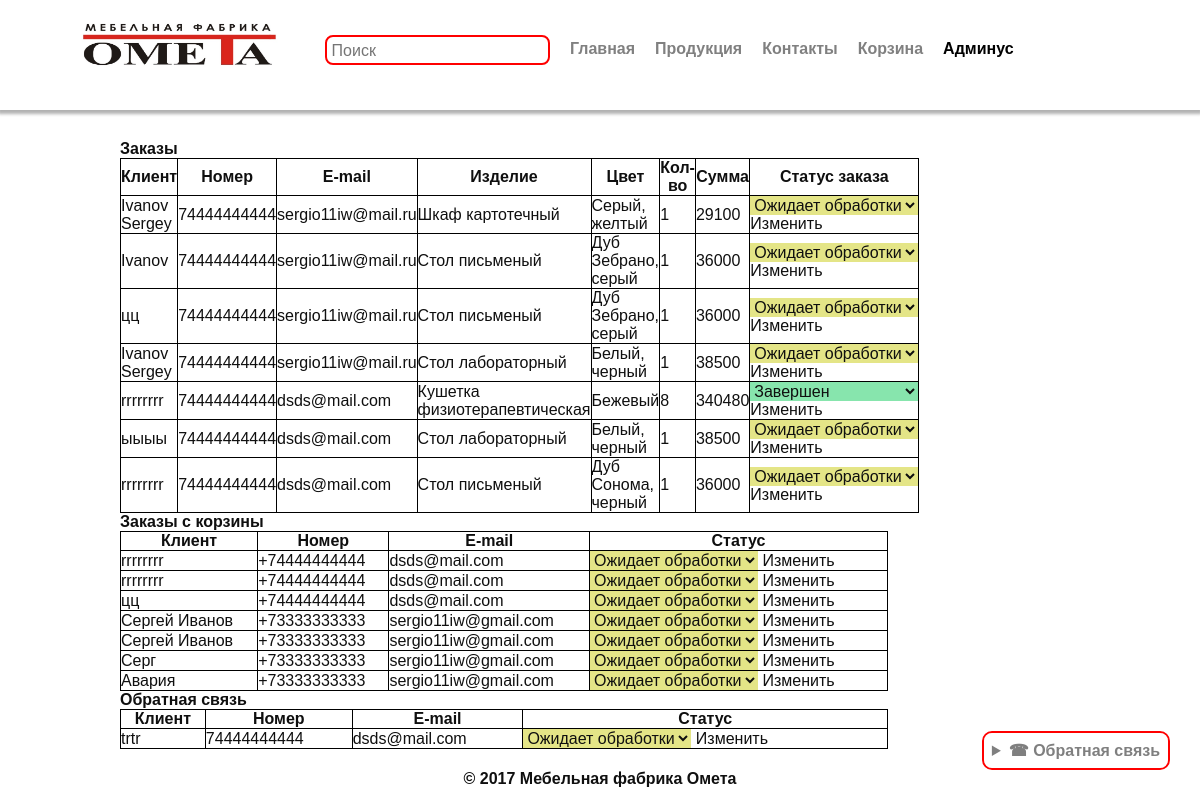
Page /adminus (signed in) on the earlier database version.
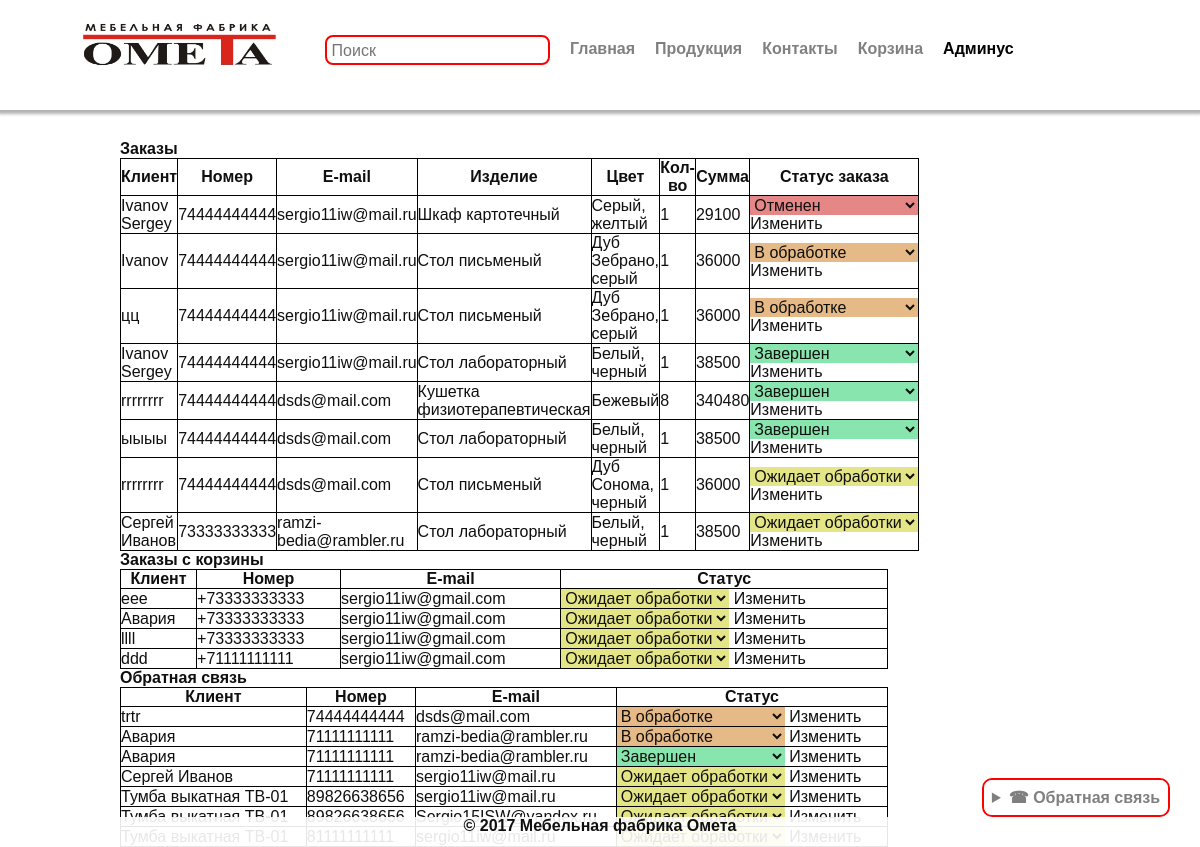
Same page on the later database version.
### core/models.py (models this page shows, shortened)
class ShopUser (models.Model):
    STATUS_CHOICES = [
        ('pending', 'Ожидает обработки'),
        ('processing', 'В обработке'),
        ('completed', 'Завершен'),
        ('canceled', 'Отменен'),
    ]
    name = models.CharField(max_length=100, verbose_name='Имя')
    email = models.EmailField(verbose_name='Почта', blank=True, null=True)
    tel = models.PositiveIntegerField(verbose_name='Телефон')
    product_name = models.CharField(verbose_name='Изделие', max_length=255, null=True, blank=True)
    product_color = models.CharField(verbose_name='Цвет', max_length=255, null=True, blank=True)
    product_count = models.CharField(verbose_name='Кол-во', max_length=255, null=True, blank=True)
    product_total = models.CharField(verbose_name='Сумма', max_length=255, null=True, blank=True)
    status = models.CharField(max_length=20, choices=STATUS_CHOICES, default='pending')
    class Meta:
        verbose_name = 'Заказ'
        verbose_name_plural = 'Заказы'

class Order(models.Model):
    STATUS_CHOICES = [
        ('pending', 'Ожидает обработки'),
        ('processing', 'В обработке'),
        ('completed', 'Завершен'),
        ('canceled', 'Отменен'),
    ]
    name = models.CharField(max_length=255)
    tel = models.CharField(max_length=15)
    email = models.EmailField()
    total_price = models.DecimalField(max_digits=10, decimal_places=2)
    created_at = models.DateTimeField(auto_now_add=True)
    status = models.CharField(max_length=20, choices=STATUS_CHOICES, default='pending')  # Добавлено поле статуса

class User(models.Model):
    STATUS_CHOICES = [
        ('pending', 'Ожидает обработки'),
        ('processing', 'В обработке'),
        ('completed', 'Завершен'),
        ('canceled', 'Отменен'),
    ]
    name = models.CharField(max_length=100, verbose_name='Имя')
    email = models.EmailField(verbose_name='Почта', blank=True, null=True)
    tel = models.PositiveIntegerField(verbose_name='Телефон')
    status = models.CharField(max_length=20, choices=STATUS_CHOICES, default='pending')
    class Meta:
        verbose_name = 'Обратная связь'
        verbose_name_plural = 'Обратная связь'

### core/views.py (the view)
# urls.py: path('adminus', adminus, name='adminus'),
@login_required
def adminus(request):
    shopUser = ShopUser.objects.all()
    user = User.objects.all()
    orders = Order.objects.all()
    return render(request, 'adminus.html', {'shopUser': shopUser, 'user': user, 'orders': orders})

### templates/adminus.html (shortened to what the changed rows need)
{% extends 'base.html' %}
{% block content %}
{% load static %}
<div class="adminus">
<h1>Заказы</h1>
<table style="border-collapse: collapse; width: 80%;">
    <thead >
        <tr style="border: 1px solid black;">
            <th>Клиент</th>
            <th>Номер</th>
            <th>E-mail</th>
            <th>Изделие</th>
            <th>Цвет</th>
            <th>Кол-во</th>
            <th>Сумма</th>
            <th>Статус заказа</th>
        </tr>
    </thead>
    {% for shop in shopUser  %}
    <tbody>
      <tr style="border: 1px solid black;">
          <td style="border: 1px solid black;">{{ shop.name }}</td>
          <td style="border: 1px solid black;">{{ shop.tel }}</td>
          <td style="border: 1px solid black;">{{ shop.email }}</td>
          <td style="border: 1px solid black;">{{ shop.product_name }}</td>
          <td style="border: 1px solid black;">{{ shop.product_color }}</td>
          <td style="border: 1px solid black;">{{ shop.product_count }}</td>
          <td style="border: 1px solid black;">{{ shop.product_total }}</td>
          <td style="border: 1px solid black; ">
               <form method="POST" action="{% url 'change_order_status' 'shopuser' shop.id %}" >
                        <select class="{% if shop.status == 'pending' %}status-pending{% elif shop.status == 'processing' %}status-processing{% elif shop.status == 'completed' %}status-completed{% elif shop.status == 'canceled' %}status-canceled{% endif %}" name="status">
                        {% for key, label in shop.STATUS_CHOICES %}
                <option value="{{ key }}" {% if key == shop.status %}selected{% endif %}>{{ label }}</option>
                {% endfor %}
                </select>
                <button type="submit">Изменить</button>
            </form>
          </td>
      </tr>
    </tbody>
    {% endfor %}
</table>
<h1>Заказы с корзины</h1>
<table style="border-collapse: collapse; width: 80%;">
    <thead>
        <tr style="border: 1px solid black;">
            <th>Клиент</th>
            <th>Номер</th>
            <th>E-mail</th>
            <th>Статус</th>
        </tr>
    </thead>
    {% for order in orders %}
    <tbody>
      <tr>
          <td style="border: 1px solid black;"><a href="{% url 'order_detail' order.id %}">{{ order.name }}</a></td>
          <td style="border: 1px solid black;">{{ order.tel }}</td>
          <td style="border: 1px solid black;">{{ order.email }}</td>
          <td style="border: 1px solid black;">
    <form method="POST" action="{% url 'change_order_status' 'order' order.id %}">
        <select name="status" class="{% if order.status == 'pending' %}status-pending{% elif order.status == 'processing' %}status-processing{% elif order.status == 'completed' %}status-completed{% elif order.status == 'canceled' %}status-canceled{% endif %}">
            {% for key, label in order.STATUS_CHOICES %}
                <option value="{{ key }}" {% if key == order.status %}selected{% endif %}>{{ label }}</option>
            {% endfor %}
        </select>
        <button type="submit">Изменить</button>
    </form>
</td>
      </tr>
    </tbody>
    {% endfor %}
</table>
<h1>Обратная связь</h1>
<table style="border-collapse: collapse; width: 80%;">
    <thead >
        <tr style="border: 1px solid black;">
            <th>Клиент</th>
            <th>Номер</th>
            <th>E-mail</th>
            <th>Статус</th>
        </tr>
    </thead>
    {% for useres in user  %}
    <tbody>
      <tr>
          <td style="border: 1px solid black;">{{ useres.name }}</td>
          <td style="border: 1px solid black;">{{ useres.tel }}</td>
          <td style="border: 1px solid black;">{{ useres.email }}</td>
          <td style="border: 1px solid black;" >
    <form method="POST" action="{% url 'change_order_status' 'user' useres.id %}">
        <select name="status" class="{% if useres.status == 'pending' %}status-pending{% elif useres.status == 'processing' %}status-processing{% elif useres.status == 'completed' %}status-completed{% elif useres.status == 'canceled' %}status-canceled{% endif %}">
            {% for key, label in useres.STATUS_CHOICES %}
                <option value="{{ key }}" {% if key == useres.status %}selected{% endif %}>{{ label }}</option>
            {% endfor %}
        </select>
        <button type="submit">Изменить</button>
    </form>
</td>
      </tr>
    </tbody>
    {% endfor %}
</table>
</div>
{% endblock %}

Differences in the rows shown:
removed Order: name "rrrrrrrr", tel "+74444444444", email "dsds@mail.com", status "Ожидает обработки"
removed Order: name "rrrrrrrr", tel "+74444444444", email "dsds@mail.com", status "Ожидает обработки"
removed Order: name "цц", tel "+74444444444", email "dsds@mail.com", status "Ожидает обработки"
removed Order: name "Сергей Иванов", tel "+73333333333", email "sergio11iw@gmail.com", status "Ожидает обработки"
removed Order: name "Сергей Иванов", tel "+73333333333", email "sergio11iw@gmail.com", status "Ожидает обработки"
removed Order: name "Серг", tel "+73333333333", email "sergio11iw@gmail.com", status "Ожидает обработки"
changed ShopUser "Шкаф картотечный": status "Ожидает обработки" → "Отменен"
changed ShopUser "Ivanov": status "Ожидает обработки" → "В обработке"
changed ShopUser "цц": status "Ожидает обработки" → "В обработке"
changed ShopUser (number 4 of 8 on the later page): status "Ожидает обработки" → "Завершен"
changed ShopUser "ыыыы": status "Ожидает обработки" → "Завершен"
added ShopUser: name "Сергей Иванов", tel "73333333333", email "ramzi-bedia@rambler.ru", product_name "Стол лабораторный", product_color "Белый, черный", product_count "1", product_total "38500", status "Ожидает обработки"
added Order: name "eee", tel "+73333333333", email "sergio11iw@gmail.com", status "Ожидает обработки"
added Order: name "llll", tel "+73333333333", email "sergio11iw@gmail.com", status "Ожидает обработки"
added Order: name "ddd", tel "+71111111111", email "sergio11iw@gmail.com", status "Ожидает обработки"
changed User "trtr": status "Ожидает обработки" → "В обработке"
added User: name "Авария", tel "71111111111", email "ramzi-bedia@rambler.ru", status "В обработке"
added User: name "Авария", tel "71111111111", email "ramzi-bedia@rambler.ru", status "Завершен"
added User: name "Сергей Иванов", tel "71111111111", email "sergio11iw@mail.ru", status "Ожидает обработки"
added User: name "Тумба выкатная ТВ-01", tel "89826638656", email "sergio11iw@mail.ru", status "Ожидает обработки"
added User: name "Тумба выкатная ТВ-01", tel "89826638656", email "Sergio15ISW@yandex.ru"
